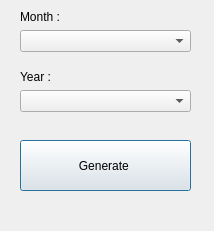
<?xml version="1.0" encoding="UTF-8"?>
<ui version="4.0">
 <class>MonthlyReportGenerator</class>
 <widget class="QDialog" name="MonthlyReportGenerator">
  <property name="geometry">
   <rect>
    <x>0</x>
    <y>0</y>
    <width>214</width>
    <height>231</height>
   </rect>
  </property>
  <property name="minimumSize">
   <size>
    <width>214</width>
    <height>231</height>
   </size>
  </property>
  <property name="maximumSize">
   <size>
    <width>214</width>
    <height>231</height>
   </size>
  </property>
  <property name="windowTitle">
   <string>Report Generator</string>
  </property>
  <widget class="QComboBox" name="monthSelector">
   <property name="geometry">
    <rect>
     <x>20</x>
     <y>30</y>
     <width>171</width>
     <height>22</height>
    </rect>
   </property>
  </widget>
  <widget class="QLabel" name="label">
   <property name="geometry">
    <rect>
     <x>20</x>
     <y>10</y>
     <width>46</width>
     <height>13</height>
    </rect>
   </property>
   <property name="text">
    <string>Month :</string>
   </property>
  </widget>
  <widget class="QLabel" name="label_2">
   <property name="geometry">
    <rect>
     <x>20</x>
     <y>70</y>
     <width>46</width>
     <height>13</height>
    </rect>
   </property>
   <property name="text">
    <string>Year :</string>
   </property>
  </widget>
  <widget class="QComboBox" name="yearSelector">
   <property name="geometry">
    <rect>
     <x>20</x>
     <y>90</y>
     <width>171</width>
     <height>22</height>
    </rect>
   </property>
  </widget>
  <widget class="QPushButton" name="pushButton">
   <property name="geometry">
    <rect>
     <x>20</x>
     <y>140</y>
     <width>171</width>
     <height>51</height>
    </rect>
   </property>
   <property name="text">
    <string>Generate </string>
   </property>
  </widget>
  <widget class="QLabel" name="userInfoLabel">
   <property name="geometry">
    <rect>
     <x>20</x>
     <y>200</y>
     <width>171</width>
     <height>16</height>
    </rect>
   </property>
   <property name="text">
    <string/>
   </property>
  </widget>
 </widget>
 <resources/>
 <connections/>
</ui>
